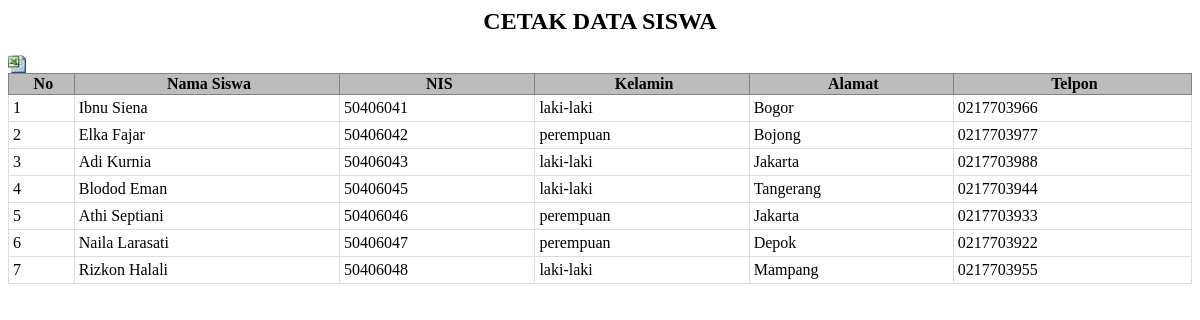
The page / on the database its author committed.
### tables this page shows
CREATE TABLE IF NOT EXISTS `data_siswa` (
  `id_siswa` int(5) NOT NULL AUTO_INCREMENT,
  `nama_siswa` varchar(20) NOT NULL,
  `nis` varchar(12) NOT NULL,
  `kelamin` enum('laki-laki','perempuan') NOT NULL,
  `alamat` text NOT NULL,
  `telpon` varchar(12) NOT NULL,
  PRIMARY KEY (`id_siswa`)
);

### index.php (the view, shortened to what this page needs)
<html>
<head>
<link rel="stylesheet" type="text/css" href="style.css" />
</head>
<body>
<h2 align="center">
CETAK DATA SISWA
</h2>
<a href="javascript:;" ><img src="excel-icon.jpeg" width="18" height="18" border="0" onClick="window.open('./excel/export_excel.php','scrollwindow','top=200,left=300,width=800,height=500');"></a>
<table class="datatable">
<tr>
	<th>No</th>
    <th>Nama Siswa</th>
    <th>NIS</th>
    <th>Kelamin</th>
    <th>Alamat</th>
    <th>Telpon</th>
</tr>
<?php
$query=mysql_query("select * from data_siswa order by id_siswa asc");
$no=1;
while($row=mysql_fetch_array($query)){
	?>
    <tr>
    	<td><?php echo $no;?></td>
        <td><?php echo $row['nama_siswa'];?></td>
        <td><?php echo $row['nis'];?></td>
        <td><?php echo $row['kelamin'];?></td>
        <td><?php echo $row['alamat'];?></td>
        <td><?php echo $row['telpon'];?></td>
    </tr>
    <?php $no++;
}
?>
</table>
</body>
</html>

### style.css (style rules this page uses)
.datatable { border: 1px solid #D6DDE6; border-collapse: collapse; width: 100%; }
.datatable td { border: 1px solid #D6DDE6; padding: 4px; }
.datatable th { border: 1px solid #828282; background-color: #BCBCBC; font-weight: bold; text-align: left; padding-left: 4px; padding-right: 0px; text-align:center; }

### rows shown on the page
data_siswa: nama_siswa "Ibnu Siena", nis "50406041", kelamin "laki-laki", alamat "Bogor", telpon "0217703966"
data_siswa: nama_siswa "Elka Fajar", nis "50406042", kelamin "perempuan", alamat "Bojong", telpon "0217703977"
data_siswa: nama_siswa "Adi Kurnia", nis "50406043", kelamin "laki-laki", alamat "Jakarta", telpon "0217703988"
data_siswa: nama_siswa "Blodod Eman", nis "50406045", kelamin "laki-laki", alamat "Tangerang", telpon "0217703944"
data_siswa: nama_siswa "Athi Septiani", nis "50406046", kelamin "perempuan", alamat "Jakarta", telpon "0217703933"
data_siswa: nama_siswa "Naila Larasati", nis "50406047", kelamin "perempuan", alamat "Depok", telpon "0217703922"
data_siswa: nama_siswa "Rizkon Halali", nis "50406048", kelamin "laki-laki", alamat "Mampang", telpon "0217703955"
